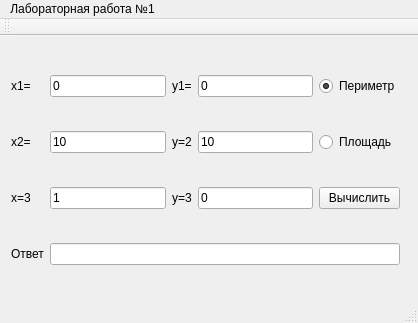
<?xml version="1.0" encoding="UTF-8"?>
<ui version="4.0">
 <class>MainWindow</class>
 <widget class="QMainWindow" name="MainWindow">
  <property name="geometry">
   <rect>
    <x>0</x>
    <y>0</y>
    <width>418</width>
    <height>323</height>
   </rect>
  </property>
  <property name="windowTitle">
   <string>MainWindow</string>
  </property>
  <widget class="QWidget" name="centralWidget">
   <widget class="QWidget" name="gridLayoutWidget">
    <property name="geometry">
     <rect>
      <x>0</x>
      <y>0</y>
      <width>411</width>
      <height>271</height>
     </rect>
    </property>
    <layout class="QGridLayout" name="gridLayout">
     <property name="sizeConstraint">
      <enum>QLayout::SetDefaultConstraint</enum>
     </property>
     <item row="0" column="0">
      <widget class="QLabel" name="label">
       <property name="text">
        <string>x1=</string>
       </property>
      </widget>
     </item>
     <item row="1" column="0">
      <widget class="QLabel" name="label_2">
       <property name="text">
        <string>x2=</string>
       </property>
      </widget>
     </item>
     <item row="1" column="1">
      <widget class="QLineEdit" name="lineEdit_2">
       <property name="text">
        <string>10</string>
       </property>
      </widget>
     </item>
     <item row="0" column="3">
      <widget class="QLineEdit" name="lineEdit_4">
       <property name="text">
        <string>0</string>
       </property>
      </widget>
     </item>
     <item row="0" column="1">
      <widget class="QLineEdit" name="lineEdit">
       <property name="inputMask">
        <string/>
       </property>
       <property name="text">
        <string>0</string>
       </property>
      </widget>
     </item>
     <item row="0" column="2">
      <widget class="QLabel" name="label_4">
       <property name="text">
        <string>y1=</string>
       </property>
      </widget>
     </item>
     <item row="2" column="3">
      <widget class="QLineEdit" name="lineEdit_6">
       <property name="text">
        <string>0</string>
       </property>
      </widget>
     </item>
     <item row="2" column="0">
      <widget class="QLabel" name="label_3">
       <property name="text">
        <string>x=3</string>
       </property>
      </widget>
     </item>
     <item row="1" column="2">
      <widget class="QLabel" name="label_5">
       <property name="text">
        <string>y=2</string>
       </property>
      </widget>
     </item>
     <item row="2" column="1">
      <widget class="QLineEdit" name="lineEdit_3">
       <property name="text">
        <string>1</string>
       </property>
      </widget>
     </item>
     <item row="1" column="3">
      <widget class="QLineEdit" name="lineEdit_5">
       <property name="text">
        <string>10</string>
       </property>
      </widget>
     </item>
     <item row="2" column="2">
      <widget class="QLabel" name="label_6">
       <property name="text">
        <string>y=3</string>
       </property>
      </widget>
     </item>
     <item row="0" column="4">
      <widget class="QRadioButton" name="radioButton">
       <property name="text">
        <string>Периметр</string>
       </property>
       <property name="checked">
        <bool>true</bool>
       </property>
      </widget>
     </item>
     <item row="1" column="4">
      <widget class="QRadioButton" name="radioButton_2">
       <property name="text">
        <string>Площадь</string>
       </property>
      </widget>
     </item>
     <item row="2" column="4">
      <widget class="QPushButton" name="pushButton">
       <property name="text">
        <string>Вычислить</string>
       </property>
      </widget>
     </item>
     <item row="3" column="0">
      <widget class="QLabel" name="label_7">
       <property name="text">
        <string>Ответ</string>
       </property>
      </widget>
     </item>
     <item row="3" column="1" colspan="4">
      <widget class="QLineEdit" name="lineEdit_7"/>
     </item>
    </layout>
   </widget>
  </widget>
  <widget class="QMenuBar" name="menuBar">
   <property name="geometry">
    <rect>
     <x>0</x>
     <y>0</y>
     <width>418</width>
     <height>21</height>
    </rect>
   </property>
   <widget class="QMenu" name="menu_1">
    <property name="title">
     <string>Лабораторная работа №1</string>
    </property>
   </widget>
   <addaction name="menu_1"/>
  </widget>
  <widget class="QToolBar" name="mainToolBar">
   <attribute name="toolBarArea">
    <enum>TopToolBarArea</enum>
   </attribute>
   <attribute name="toolBarBreak">
    <bool>false</bool>
   </attribute>
  </widget>
  <widget class="QStatusBar" name="statusBar"/>
 </widget>
 <layoutdefault spacing="6" margin="11"/>
 <resources/>
 <connections/>
</ui>
